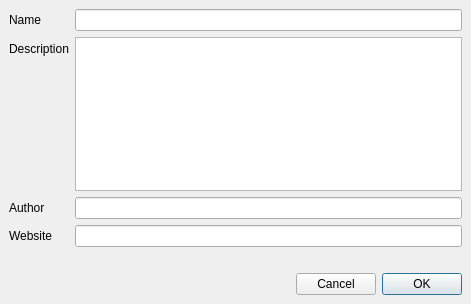
<?xml version="1.0" encoding="UTF-8"?>
<ui version="4.0">
 <class>WfEditDetailsDialog</class>
 <widget class="QDialog" name="WfEditDetailsDialog">
  <property name="windowModality">
   <enum>Qt::WindowModal</enum>
  </property>
  <property name="geometry">
   <rect>
    <x>0</x>
    <y>0</y>
    <width>471</width>
    <height>304</height>
   </rect>
  </property>
  <property name="windowTitle">
   <string>Edit Snippets Collection</string>
  </property>
  <property name="sizeGripEnabled">
   <bool>false</bool>
  </property>
  <property name="modal">
   <bool>true</bool>
  </property>
  <layout class="QVBoxLayout" name="verticalLayout">
   <property name="leftMargin">
    <number>0</number>
   </property>
   <property name="topMargin">
    <number>0</number>
   </property>
   <property name="rightMargin">
    <number>0</number>
   </property>
   <property name="bottomMargin">
    <number>0</number>
   </property>
   <item>
    <widget class="QWidget" name="contentsPanel" native="true">
     <property name="sizePolicy">
      <sizepolicy hsizetype="Expanding" vsizetype="Preferred">
       <horstretch>0</horstretch>
       <verstretch>0</verstretch>
      </sizepolicy>
     </property>
     <layout class="QFormLayout" name="formLayout">
      <item row="0" column="0">
       <widget class="QLabel" name="label">
        <property name="text">
         <string>Name</string>
        </property>
       </widget>
      </item>
      <item row="0" column="1">
       <widget class="QLineEdit" name="nameLineEdit">
        <property name="minimumSize">
         <size>
          <width>0</width>
          <height>0</height>
         </size>
        </property>
        <property name="baseSize">
         <size>
          <width>360</width>
          <height>0</height>
         </size>
        </property>
       </widget>
      </item>
      <item row="1" column="0">
       <widget class="QLabel" name="label_2">
        <property name="text">
         <string>Description</string>
        </property>
       </widget>
      </item>
      <item row="1" column="1">
       <widget class="QPlainTextEdit" name="descriptionTextEdit">
        <property name="baseSize">
         <size>
          <width>360</width>
          <height>100</height>
         </size>
        </property>
       </widget>
      </item>
      <item row="2" column="0">
       <widget class="QLabel" name="label_3">
        <property name="text">
         <string>Author</string>
        </property>
       </widget>
      </item>
      <item row="2" column="1">
       <widget class="QLineEdit" name="authorLineEdit">
        <property name="baseSize">
         <size>
          <width>360</width>
          <height>0</height>
         </size>
        </property>
       </widget>
      </item>
      <item row="3" column="0">
       <widget class="QLabel" name="label_4">
        <property name="text">
         <string>Website</string>
        </property>
       </widget>
      </item>
      <item row="3" column="1">
       <widget class="QLineEdit" name="websiteLineEdit">
        <property name="baseSize">
         <size>
          <width>360</width>
          <height>0</height>
         </size>
        </property>
       </widget>
      </item>
     </layout>
    </widget>
   </item>
   <item>
    <spacer name="verticalSpacer">
     <property name="orientation">
      <enum>Qt::Vertical</enum>
     </property>
     <property name="sizeHint" stdset="0">
      <size>
       <width>20</width>
       <height>40</height>
      </size>
     </property>
    </spacer>
   </item>
   <item>
    <widget class="QWidget" name="buttonsPanel" native="true">
     <layout class="QHBoxLayout" name="horizontalLayout">
      <item>
       <spacer name="horizontalSpacer">
        <property name="orientation">
         <enum>Qt::Horizontal</enum>
        </property>
        <property name="sizeHint" stdset="0">
         <size>
          <width>40</width>
          <height>20</height>
         </size>
        </property>
       </spacer>
      </item>
      <item>
       <widget class="QPushButton" name="cancelButton">
        <property name="text">
         <string>Cancel</string>
        </property>
        <property name="autoDefault">
         <bool>false</bool>
        </property>
       </widget>
      </item>
      <item>
       <widget class="QPushButton" name="okButton">
        <property name="text">
         <string>OK</string>
        </property>
       </widget>
      </item>
     </layout>
    </widget>
   </item>
  </layout>
 </widget>
 <resources/>
 <connections/>
</ui>
